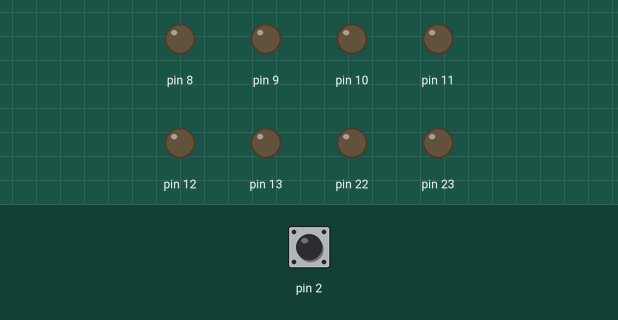
The sketch below on a simulated Arduino Uno, built with avr-gcc and run on an emulated ATmega328P. Shown: output pins drawn as LEDs (lit = HIGH). Inputs (shaded band) come from the test bench; at power-on: pin 2 LOW.

Above: at 1.2 s.
1.3 s: pin 2 pulsed HIGH 2 times (0.12 s each, 0.3 s apart)
At 2.7 s:
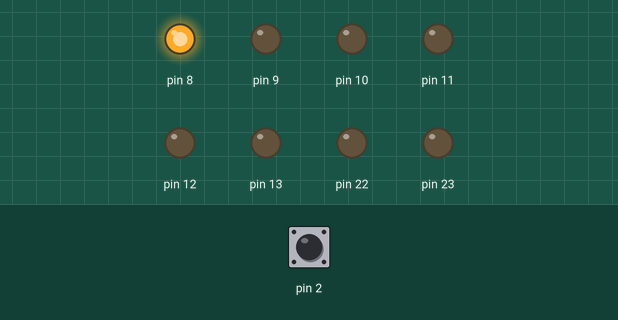
Timing chart, 0 to 8.0 s (numbered marks = the images above; inputs shaded):
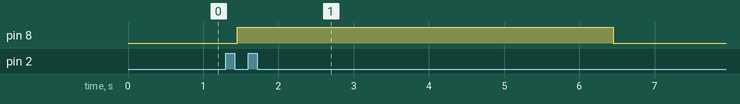

Measured:
- after the input at 1.3 s, pin 8: LOW → HIGH after 0.15 s, → LOW 5.0 s later

The sketch:

1A10S.ino
```cpp
                                                                                           void setup() {
  DDRD = DDRD & B00000100;
  DDRB = 255;
}
void loop(){
  if((PIND &B00000100)>1){
    do{delay(50);}while((PIND &B00000100)>1);
    PORTB = 1;
    delay(5000);
    PORTB = 0;
  }
}
```
